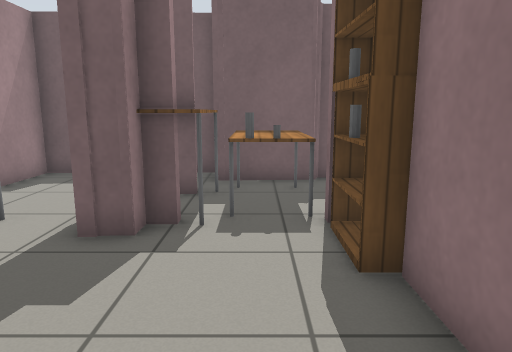
[1] (above)

12 first-person views from a walk through a world built for the Gazebo simulator. The camera is 1 m above the floor, tilts 10° down and sees 70° across. The floor is counted in squares, 0.5 m on a side. Each view is taken from the middle of a square. On the plan, view 1 faces up. The plan holds only what a view shows up to about 19 squares ahead; the rest is blank. Robots are left out. Simple patterns stand in for the simulator's built-in surfaces. Surface patterns are stand-ins for the level's own textures.

[2]
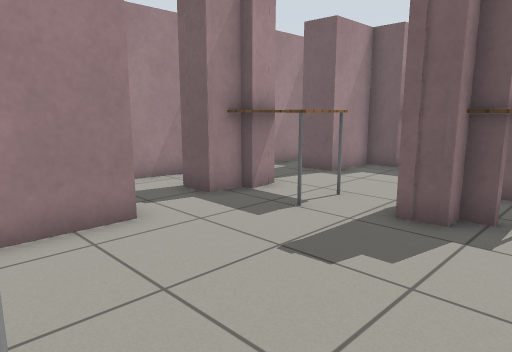

[3]
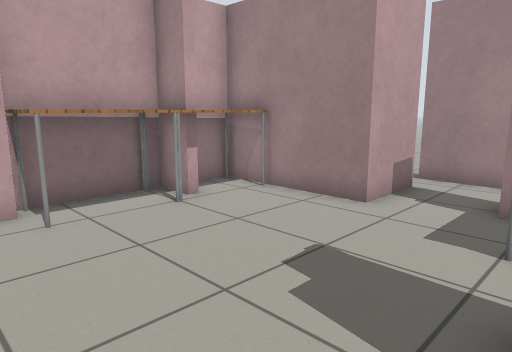

[4]
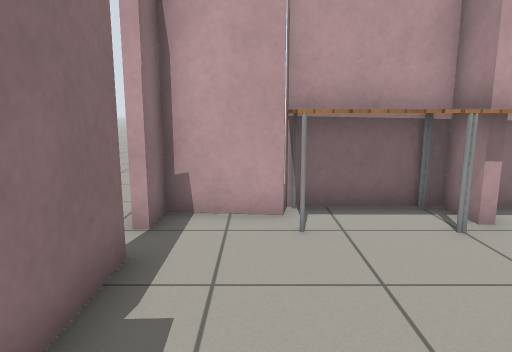

[5]
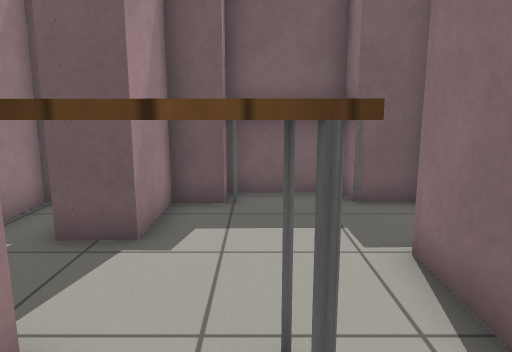

[6]
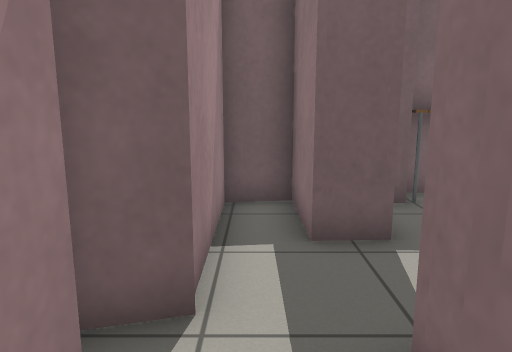

[7]
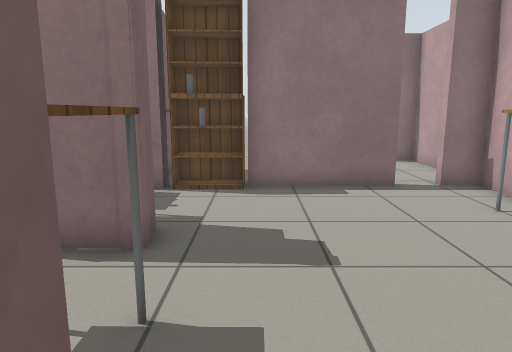

[8]
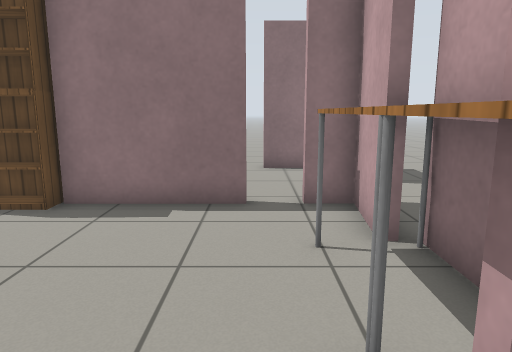

[9]
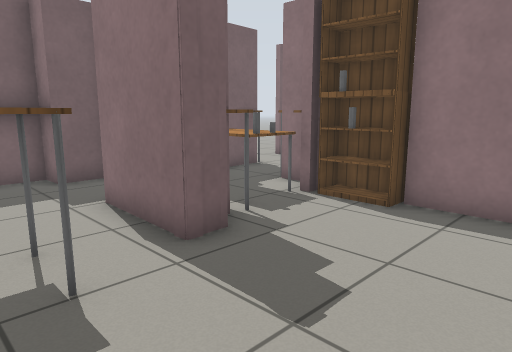

[10]
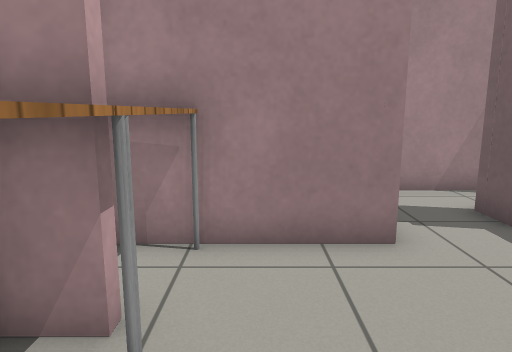

[11]
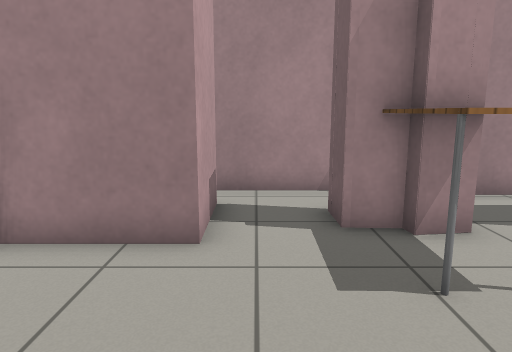

[12]
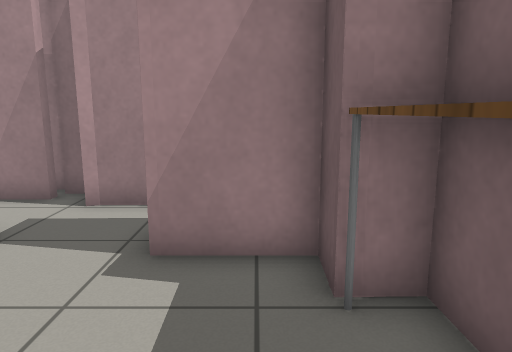

### Floor plan
Points are (right, up) in squares from view 1. A wall is a line through its corners. A room is listed if a view was taken in it or the views show most of it. See-through windows are left out.
Room 1 (views 1, 2, 4, 5, 6, 7, 8, 9, 10, 11, 12)
walls: (-2, 5.7) (-2.9, 5.7) (-2.8, 8.9); (-7.1, 5.5) (-7.1, 4.5) (-8.3, 4.5); (-1.4, 6.3) (-2, 6.3); (-7.8, 6) (-7.8, 6.6); (-8.9, 2.1) (-6.3, 2.1) (-6.3, -0.2); (-10.2, 6.4) (-10.2, 1.8); (1.8, 0.1) (1.8, 4.2); (-6.4, -2.6) (-0.6, -2.6) (-0.5, -1.9) (1.8, -2.2) (1.8, -1.1); (-1.3, 12) (-2.5, 12); (-5.3, 12.9) (-5.7, 12.9) (-5.7, 11.9) (-6.9, 11.9) (-6.9, 9.5) (-8, 9.5) (-8.1, 12.1) (-9.4, 12); (-9.2, 12) (-9.7, 11.9) (-9.7, 7.3) (-10.8, 7) (-10.8, 6.2)
ways out: opening at (-2, 10) to room 2; opening at (0.5, 5) to room 2; gap at (2, -0.5) to room 2; gap at (-9, 2)
objects: table (-7, 5) to (-5, 6); table (-6, -2) to (-4, -1); table (-5, 12) to (-3, 13); table (-3, -2) to (-1, -1); bookshelf (2, 5)
Room 2 (view 3)
walls: (4.2, 11.1) (1.9, 11) (1.7, 10.7) (-1.3, 10.5); (-2, 6.3) (-2, 5.7); (4.9, -2.6) (7, -2.6) (7, -0.2)
ways out: opening at (-2, 10) to room 1; opening at (0.5, 5) to room 1; gap at (2, -0.5) to room 1
objects: table (-2, 6) to (-1, 9); grey cylinder (0, 7); table (0, 7) to (1, 9); bookshelf (2, 6); other object (3, 8); other object (3, 12) to (4, 13)

Positions as (right, up) in squares from view 1, and headings:
1: (0, 0), facing up
2: (0, -1), facing up-left
3: (1, 6), facing down-left
4: (0, 5), facing down
5: (-5, 4), facing up
6: (-9, 4), facing up
7: (-8, 4), facing right
8: (-6, 0), facing right
9: (-6, 1), facing up-right
10: (-1, 0), facing left
11: (-1, 3), facing left
12: (-2, 11), facing left
